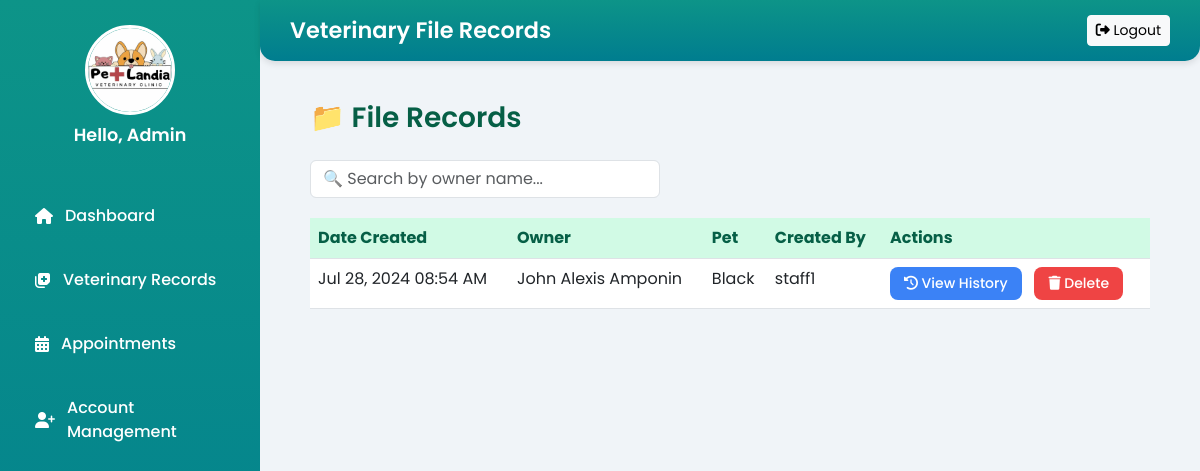
Screenshot of /admin/veterinary_records_admin.php (signed in) with the database file from the repository.
### tables this page shows
CREATE TABLE `file_records` (`file_id`, `owner_name`, `pet_name`, `address`, `contact_number`, `email`, `color`, `microchip_no`, `created_by`, `created_at`);

### admin/veterinary_records_admin.php (the view, shortened to what this page needs)
<?php
try {
    $conn = new PDO('sqlite:' . __DIR__ . '/../data/data.sqlite');
    $conn->setAttribute(PDO::ATTR_ERRMODE, PDO::ERRMODE_EXCEPTION);
} catch (PDOException $e) {
    die("Database connection failed: " . $e->getMessage());
}
$sql = "SELECT * FROM file_records ORDER BY created_at DESC";
$stmt = $conn->query($sql);
$records = $stmt->fetchAll(PDO::FETCH_ASSOC);
?>
<!DOCTYPE html>
<html lang="en">
<head>
    <link href="https://cdn.jsdelivr.net/npm/bootstrap@5.3.0/dist/css/bootstrap.min.css" rel="stylesheet">
    <link rel="stylesheet" href="https://cdnjs.cloudflare.com/ajax/libs/font-awesome/6.4.0/css/all.min.css">
</head>
<body>
    <div class="sidebar">
        <div class="profile">
            <img src="../petlandia.jpg" alt="Profile">
            <h5>Hello, Admin</h5>
        </div>
        <a href="../admin_dashboard.php" class="nav-link"><i class="fas fa-home"></i> Dashboard</a>
        <a href="veterinary_records_admin.php" class="nav-link"><i class="fas fa-notes-medical"></i> Veterinary Records</a>
        <a href="admin_appointments_view.php" class="nav-link"><i class="fas fa-calendar-alt"></i> Appointments</a>
        <a href="create_account.php" class="nav-link"><i class="fas fa-user-plus"></i> Account Management</a>
    </div>
    <div class="main-content">
        <div class="topbar">
            <h4>Veterinary File Records</h4>
            <a href="../logout.php" class="btn btn-light btn-sm"><i class="fas fa-sign-out-alt"></i> Logout</a>
        </div>
        <div class="container">
            <h3>📁 File Records</h3>
            <input type="text" id="searchInput" class="form-control search-box" placeholder="🔍 Search by owner name...">
            <table class="table appointment-table" id="recordsTable">
                <tr>
                    <th>Date Created</th>
                    <th>Owner</th>
                    <th>Pet</th>
                    <th>Created By</th>
                    <th>Actions</th>
                </tr>
                <?php if (!empty($records)): ?>
                    <?php foreach ($records as $row): ?>
                    <tr>
                        <td><?php echo htmlspecialchars(date('M d, Y h:i A', strtotime($row['created_at']))); ?></td>
                        <td><?php echo htmlspecialchars($row['owner_name']); ?></td>
                        <td><?php echo htmlspecialchars($row['pet_name']); ?></td>
                        <td><?php echo htmlspecialchars($row['created_by']); ?></td>
                        <td>
                            <a href="view_history_admin.php?owner=<?php echo urlencode($row['owner_name']); ?>&pet=<?php echo urlencode($row['pet_name']); ?>"
                               class="btn btn-history btn-sm">
                                <i class="fas fa-history"></i> View History
                            </a>
                            <a href="delete_file_record.php?id=<?php echo $row['file_id']; ?>"
                               class="btn btn-danger btn-sm"
                               onclick="return confirm('Are you sure you want to delete this file record?');">
                                <i class="fas fa-trash"></i> Delete
                            </a>
                        </td>
                    </tr>
                    <?php endforeach; ?>
                <?php else: ?>
                    <tr><td colspan="5" class="text-center text-muted">No file records found.</td></tr>
                <?php endif; ?>
            </table>
        </div>
    </div>
</body>
</html>

### admin/veterinary_records_admin.php (style rules this page uses)
body { display: flex; min-height: 100vh; font-family: 'Poppins', sans-serif; background-color: #f0f4f8; margin: 0; }
.sidebar { width: 260px; background: linear-gradient(180deg, #0d9488, #007d8f); color: white; padding: 25px 20px; display: flex; flex-direction: column; }
.sidebar .profile { text-align: center; margin-bottom: 30px; }
.sidebar .profile img { width: 90px; height: 90px; border-radius: 50%; border: 3px solid white; object-fit: cover; }
.sidebar .profile h5 { margin-top: 10px; font-weight: 600; font-size: 1.1rem; }
.sidebar .nav-link { color: white; padding: 12px 15px; margin: 8px 0; display: flex; align-items: center; gap: 12px; text-decoration: none; border-radius: 10px; font-weight: 500; transition: background 0.3s; }
.main-content { flex: 1; display: flex; flex-direction: column; }
.topbar { background: linear-gradient(180deg, #0d9488, #007d8f); color: white; padding: 15px 30px; display: flex; justify-content: space-between; align-items: center; box-shadow: 0 3px 6px rgba(0,0,0,0.1); border-bottom-left-radius: 15px; border-bottom-right-radius: 15px; }
.topbar h4 { margin: 0; font-weight: 600; font-size: 1.4rem; }
.container { padding: 40px 50px; }
.container h3 { font-weight: 600; margin-bottom: 25px; color: #065f46; }
.appointment-table th { background-color: #d1fae5; color: #065f46; }
.btn-history { background-color: #3b82f6; color: white; border: none; border-radius: 8px; padding: 6px 14px; font-weight: 500; transition: background 0.3s ease; }
.btn-danger { background-color: #ef4444; color: white; border: none; border-radius: 8px; padding: 6px 14px; font-weight: 500; }
.search-box { margin-bottom: 20px; max-width: 350px; }

### rows the page displays
file_records: created_at "Jul 28, 2024 08:54 AM", owner_name "John Alexis Amponin", pet_name "Black", created_by "staff1"
